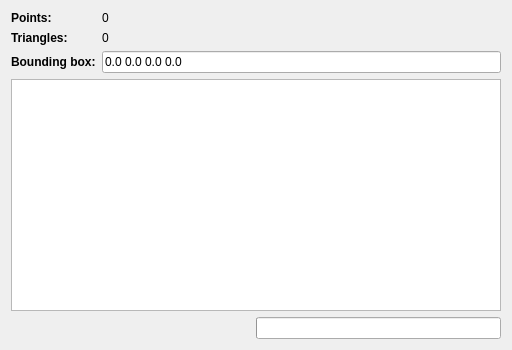
<?xml version="1.0" encoding="UTF-8"?>
<ui version="4.0">
 <class>MeshAnalyzer</class>
 <widget class="QDialog" name="MeshAnalyzer">
  <property name="windowModality">
   <enum>Qt::ApplicationModal</enum>
  </property>
  <property name="geometry">
   <rect>
    <x>0</x>
    <y>0</y>
    <width>512</width>
    <height>350</height>
   </rect>
  </property>
  <property name="minimumSize">
   <size>
    <width>250</width>
    <height>200</height>
   </size>
  </property>
  <property name="windowTitle">
   <string>Mesh inspector</string>
  </property>
  <property name="windowIcon">
   <iconset resource="../res/Images.qrc">
    <normaloff>:/img/app-icon.png</normaloff>:/img/app-icon.png</iconset>
  </property>
  <layout class="QVBoxLayout" name="verticalLayout">
   <item>
    <layout class="QFormLayout" name="formLayout">
     <item row="0" column="0">
      <widget class="QLabel" name="labelPoints">
       <property name="font">
        <font>
         <weight>75</weight>
         <bold>true</bold>
        </font>
       </property>
       <property name="text">
        <string>Points:</string>
       </property>
      </widget>
     </item>
     <item row="0" column="1">
      <widget class="QLabel" name="labelPointsAmount">
       <property name="text">
        <string>0</string>
       </property>
      </widget>
     </item>
     <item row="1" column="0">
      <widget class="QLabel" name="labelTriangles">
       <property name="font">
        <font>
         <weight>75</weight>
         <bold>true</bold>
        </font>
       </property>
       <property name="text">
        <string>Triangles:</string>
       </property>
      </widget>
     </item>
     <item row="1" column="1">
      <widget class="QLabel" name="labelTrianglesAmount">
       <property name="text">
        <string>0</string>
       </property>
      </widget>
     </item>
     <item row="2" column="0">
      <widget class="QLabel" name="labelBoundingBox">
       <property name="font">
        <font>
         <weight>75</weight>
         <bold>true</bold>
        </font>
       </property>
       <property name="text">
        <string>Bounding box:</string>
       </property>
      </widget>
     </item>
     <item row="2" column="1">
      <widget class="QLineEdit" name="textBoundingBox">
       <property name="text">
        <string>0.0 0.0 0.0 0.0</string>
       </property>
       <property name="readOnly">
        <bool>true</bool>
       </property>
      </widget>
     </item>
    </layout>
   </item>
   <item>
    <widget class="QTextEdit" name="text">
     <property name="lineWrapMode">
      <enum>QTextEdit::NoWrap</enum>
     </property>
     <property name="readOnly">
      <bool>true</bool>
     </property>
     <property name="textInteractionFlags">
      <set>Qt::TextSelectableByKeyboard|Qt::TextSelectableByMouse</set>
     </property>
    </widget>
   </item>
   <item>
    <layout class="QHBoxLayout" name="horizontalLayout">
     <item>
      <spacer name="horizontalSpacer">
       <property name="orientation">
        <enum>Qt::Horizontal</enum>
       </property>
       <property name="sizeHint" stdset="0">
        <size>
         <width>40</width>
         <height>20</height>
        </size>
       </property>
      </spacer>
     </item>
     <item>
      <widget class="QProgressBar" name="progressBar">
       <property name="value">
        <number>0</number>
       </property>
       <property name="textVisible">
        <bool>false</bool>
       </property>
      </widget>
     </item>
    </layout>
   </item>
  </layout>
 </widget>
 <resources>
  <include location="../res/Images.qrc"/>
 </resources>
 <connections/>
</ui>
